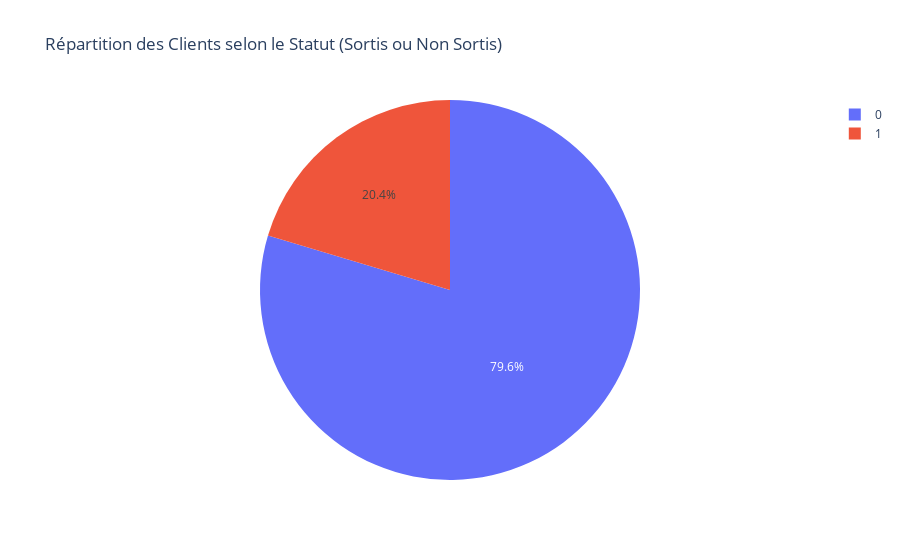

Notebook cell for this chart:
### Markdown cell above
# ANALYSE UNIVARIEE DE LA VARIABLE EXITED

### Code cell
import pandas as pd
import plotly.express as px

  # Modifier le chemin pour correspondre à l'emplacement de votre fichier de données
  df = pd.read_csv('Documents\\Churn_Modelling.csv') # Chargez vos données ici
  

  # Calculer le nombre total de clients sortis et non sortis
  count_exited = df['Exited'].value_counts()

  # Création du graphique circulaire avec les étiquettes appropriées
  fig = px.pie(count_exited, values=count_exited.values, names=count_exited.index, 
        title='Répartition des Clients selon le Statut (Sortis ou Non Sortis)', 
        labels={0: 'Non Sorti', 1: 'Sorti'})

  # Affichage du graphique
  fig.show()

### Figure 1 — Plotly figure (JSON) as saved in the notebook; plotly's stock layout.template omitted (floating-point values rounded to 4 significant figures)
{"data": [{"domain": {"x": [0, 1], "y": [0, 1]}, "hovertemplate": "Exited=%{label}<br>value=%{value}<extra></extra>", "labels": [0, 1], "legendgroup": "", "name": "", "showlegend": true, "type": "pie", "values": [7963, 2037]}], "layout": {"autosize": true, "legend": {"tracegroupgap": 0}, "title": {"text": "Répartition des Clients selon le Statut (Sortis ou Non Sortis)"}}}
